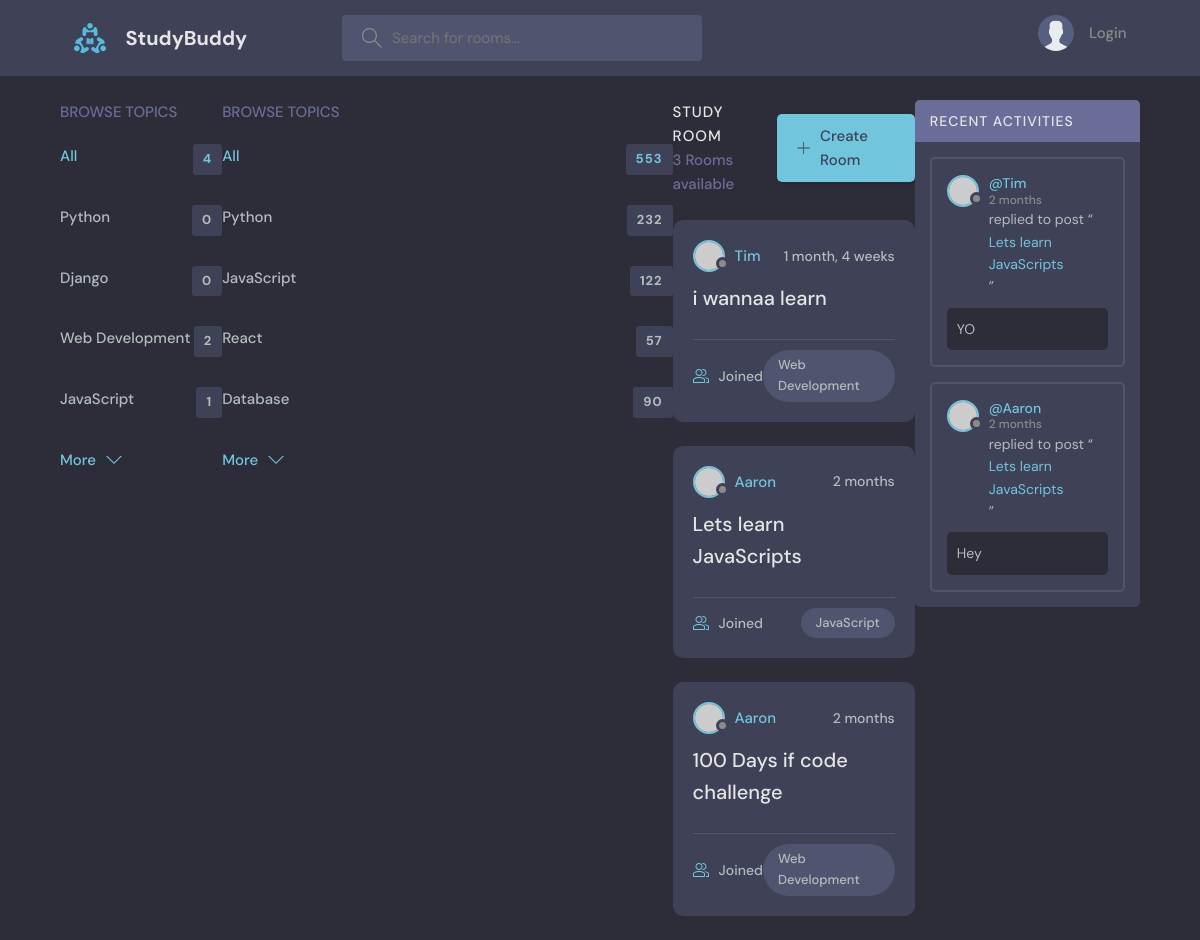
The app's page /, older data.
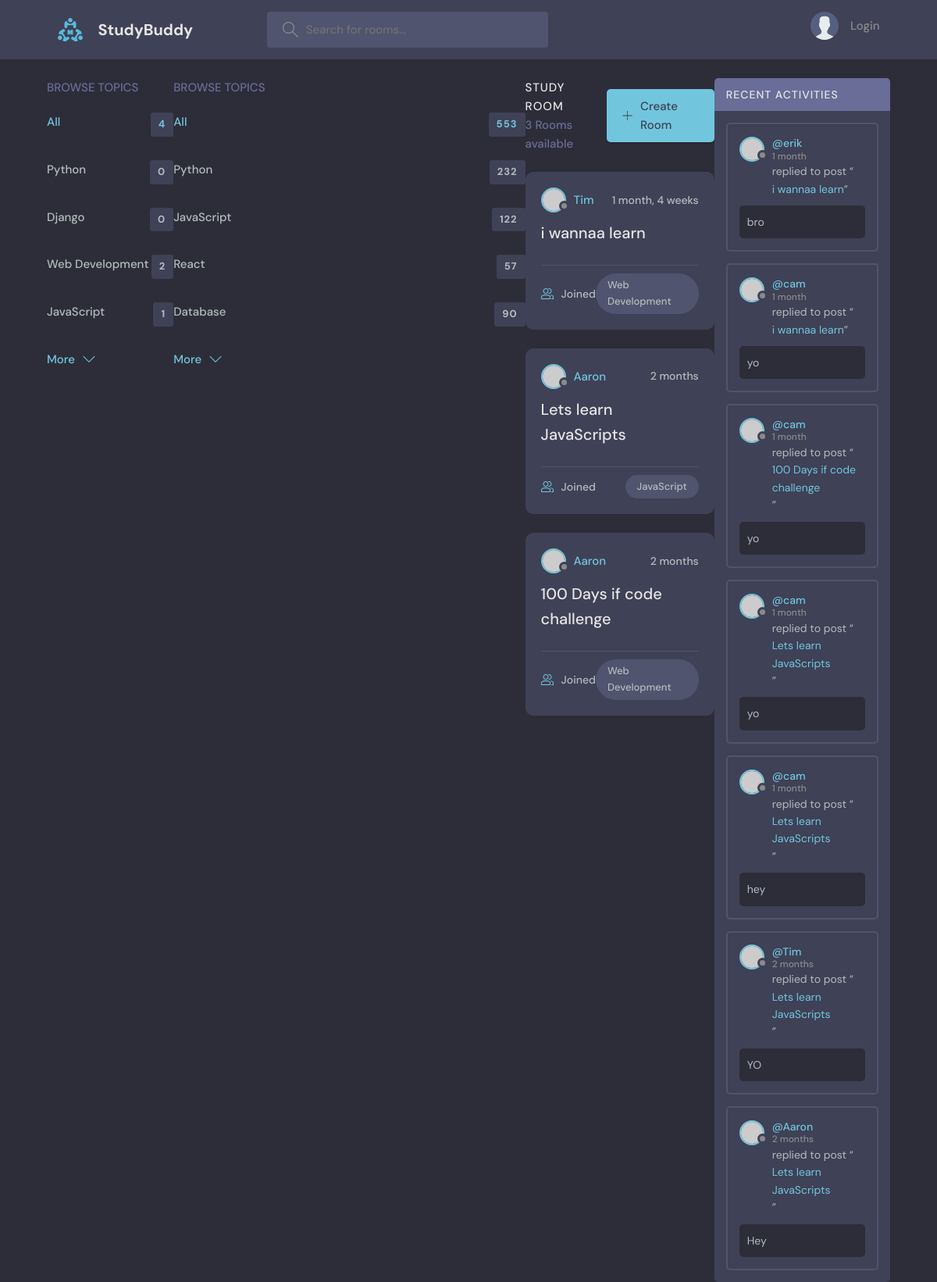
The same page, newer data.
### base/models.py (models this page shows, shortened)
class Topic(models.Model):
    name = models.CharField(max_length=200)

class Room(models.Model):
    host = models.ForeignKey(User, on_delete=models.SET_NULL, null=True)
    topic = models.ForeignKey(Topic, on_delete=models.SET_NULL, null=True)
    name = models.CharField(max_length =200)
    description = models.TextField(null=True, blank=True)
    participants = models.ManyToManyField(User, related_name='rooms', blank=True)
    updated = models.DateTimeField(auto_now=True)
    created = models.DateTimeField(auto_now_add=True)
    class Meta:
        ordering = ['-updated', '-created']
    def __str__(self):
        return self.name

class Message(models.Model):
    user = models.ForeignKey(User, on_delete=models.CASCADE)
    room =models.ForeignKey(Room, on_delete=models.CASCADE)
    body = models.TextField()
    updated = models.DateTimeField(auto_now=True)
    created = models.DateTimeField(auto_now_add=True)
    class Meta:
        ordering = ['-updated', '-created']

### base/views.py (the view)
# urls.py: path('', views.home, name="home"),
def home(request):
    q = request.GET.get('q') if request.GET.get('q') != None else ''
    rooms = Room.objects.filter(
        Q(topic__name__icontains=q) |
        Q(name__icontains=q) |
        Q(description__icontains=q)
        )
    topics = Topic.objects.all()
    rooms_count = rooms.count()
    room_messages = Message.objects.filter(Q(room__topic__name__icontains=q))
    context = {'rooms': rooms, 'topics': topics,
               'room_count': rooms_count, 'room_messages': room_messages}
    return render(request, 'base/home.html', context)

### base/templates/base/home.html (shortened to what this page needs)
{% extends 'main.html' %}
{% block content %}
    <main class="layout layout--3">
      <div class="container">
        {% include 'base/topics_component.html' %}
        <div class="topics">
          <div class="topics__header">
            <h2>Browse Topics</h2>
          </div>
          <ul class="topics__list">
            <li>
              <a href="/" class="active">All <span>553</span></a>
            </li>
            <li>
              <a href="/">Python <span>232</span></a>
            </li>
            <li>
              <a href="/">JavaScript <span>122</span></a>
            </li>
            <li>
              <a href="/">React <span>57</span></a>
            </li>
            <li>
              <a href="/">Database <span>90</span></a>
            </li>
          </ul>
          <a class="btn btn--link" href="topics.html">
            More
            <svg version="1.1" xmlns="http://www.w3.org/2000/svg" width="32" height="32" viewBox="0 0 32 32">
              <title>chevron-down</title>
              <path d="M16 21l-13-13h-3l16 16 16-16h-3l-13 13z"></path>
            </svg>
          </a>
        </div>
        <div class="roomList">
          <div class="roomList__header">
            <div>
              <h2>Study Room</h2>
              <p>{{room_count}} Rooms available</p>
            </div>
            <a class="btn btn--main" href="{% url 'create-room' %}">
              <svg version="1.1" xmlns="http://www.w3.org/2000/svg" width="32" height="32" viewBox="0 0 32 32">
                <title>add</title>
                <path
                  d="M16.943 0.943h-1.885v14.115h-14.115v1.885h14.115v14.115h1.885v-14.115h14.115v-1.885h-14.115v-14.115z"
                ></path>
              </svg>
              Create Room
            </a>
          </div>
          {% include 'base/feed_component.html' %}
        </div>
         {% include 'base/activity_component.html' %}
      </div>
    </main>
    {% endblock %}

### templates/main.html (shortened to what this page needs)
<!DOCTYPE html>
{% load static %}
<html lang="en">
  <head>
    <link rel="stylesheet" href="{% static 'styles/style.css' %}" />
  </head>
  <body>
    {% include 'navbar.html' %}
    {% block content %}
    {% endblock %}
  </body>
</html>

### templates/navbar.html (shortened to what this page needs)
{% load static %}
<header class="header header--loggedIn">
    <div class="container">
      <a href="{% url 'home' %}" class="header__logo">
        <img src="{% static 'images/logo.svg' %}" />
        <h1>StudyBuddy</h1>
      </a>
      <form class="header__search" method="GET" action="{% url 'home' %}">
        <label>
          <input  name="q" placeholder="Search for rooms..." />
        </label>
      </form>
      <nav class="header__menu">
        {% if request.user.is_authenticated %}
        <div class="header__user">
          <a href="{% url 'update-user' %}">
            <div class="avatar avatar--medium active">
              <img src="https://randomuser.me/api/portraits/men/37.jpg" />
            </div>
            <p>{{request.user.username}} <span>@{{request.user.username}}</span></p>
          </a>
          <button class="dropdown-button">
            <svg version="1.1" xmlns="http://www.w3.org/2000/svg" width="32" height="32" viewBox="0 0 32 32">
              <title>chevron-down</title>
              <path d="M16 21l-13-13h-3l16 16 16-16h-3l-13 13z"></path>
            </svg>
          </button>
        </div>
        {% else %}
        <a href="{% url 'login' %}">
            <img src="{% static 'images/avatar.svg' %}" />
            <p>Login</p>
        </a>
            {% endif %}
      </nav>
    </div>
  </header>

### base/templates/base/topics_component.html
<div class="topics">
    <div class="topics__header">
      <h2>Browse Topics</h2>
    </div>
    <ul class="topics__list">
      <li>
        <a href="{% url 'home' %}" class="active">All <span>{{topics.count}}</span></a>
        {% for topic in topics %}
      </li>
      <li>
        <a href="{% url 'home' %}?q={{topic.name}}">{{topic.name}} <span>{{topic.room_set.all.count}}</span></a>
      </li>
      {% endfor %}
    </ul>
    <a class="btn btn--link" href="topics.html">
      More
      <svg version="1.1" xmlns="http://www.w3.org/2000/svg" width="32" height="32" viewBox="0 0 32 32">
        <title>chevron-down</title>
        <path d="M16 21l-13-13h-3l16 16 16-16h-3l-13 13z"></path>
      </svg>
    </a>
  </div>

### base/templates/base/feed_component.html (shortened to what this page needs)
{% for room in rooms %}
<div class="roomListRoom">
    <div class="roomListRoom__header">
      <a href="{% url 'user-profile' room.host.id %}" class="roomListRoom__author">
        <div class="avatar avatar--small">
          <img src="https://randomuser.me/api/portraits/women/11.jpg" />
        </div>
        <span>{{room.host.username}}</span>
      </a>
      <div class="roomListRoom__actions">
        <span>{{room.created|timesince}}</span>
      </div>
    </div>
    <div class="roomListRoom__content">
      <a href="{% url 'room' room.id %}">{{room.name}}</a>
    </div>
    <div class="roomListRoom__meta">
      <a href="{% url 'room' room.id %}" class="roomListRoom__joined">
        {{room.participant.all.count}} Joined
      </a>
      <p class="roomListRoom__topic">{{room.topic.name}}</p>
    </div>
</div>
{% endfor %}

### base/templates/base/activity_component.html (shortened to what this page needs)
<div class="activities">
    <div class="activities__header">
      <h2>Recent Activities</h2>
    </div>
    {% for message in room_messages %}
    <div class="activities__box">
      <div class="activities__boxHeader roomListRoom__header">
        <a href="{% url 'user-profile' message.user.id %}" class="roomListRoom__author">
          <div class="avatar avatar--small">
            <img src="https://randomuser.me/api/portraits/women/11.jpg" />
          </div>
          <p>
            @{{message.user}}
            <span>{{message.created|timesince}}</span>
          </p>
        </a>
      </div>
      <div class="activities__boxContent">
        <p>replied to post “<a href="{% url 'room' message.room.id %}">{{message.room}}</a>”</p>
        <div class="activities__boxRoomContent">
            {{message.body}}
        </div>
        </div>
    </div>
    {% endfor %}
  </div>

Row changes from the older to the newer data that the page shows:
added Message: user "erik", created "1 month", room "i wannaa learn", body "bro"
added Message: user "cam", created "1 month", room "i wannaa learn", body "yo"
added Message: user "cam", created "1 month", room "100 Days if code challenge", body "yo"
added Message: user "cam", created "1 month", room "Lets learn JavaScripts", body "yo"
added Message: user "cam", created "1 month", room "Lets learn JavaScripts", body "hey"
